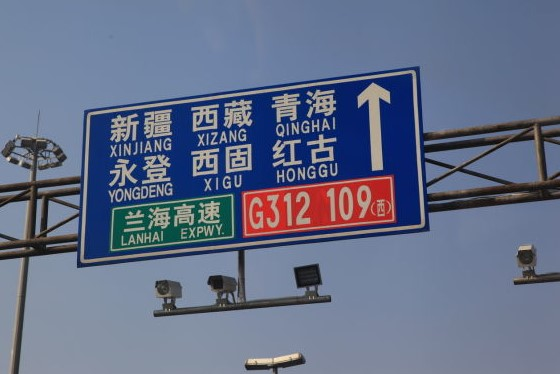
#> input picture Image Processing/lanzhou_road_sign.jpg, 560 x 374 px
$ jupyter execute '06-Feature detection.ipynb'
#> lines starting #> are read from the running program, lines starting #| are printed output that depends on the picture
## Point-based

Harris corner

[cell 1]
from matplotlib import pyplot as plt
import cv2
import numpy as np

#img01_source = cv2.imread('./chessboard.jpg') # read an image, you can change it to your own picture
img01_source = cv2.imread('./lanzhou_road_sign.jpg') # 5.jpg   4.jpg
#> img01_source is the input picture: shape (374, 560, 3); mean B, G, R 136.1, 110.5, 100.2
img01_source_RGB = cv2.cvtColor(img01_source, cv2.COLOR_BGR2RGB) # Change BGR format to RGB format
#Show
plt.imshow(img01_source_RGB) # plt.imshow(img01_source,cmap=None)
plt.title('img01_source_RGB')
plt.axis('off')
plt.show()

img01_gray = cv2.cvtColor (img01_source_RGB, cv2.COLOR_RGB2GRAY) # Convert RGB color image to gray scale image
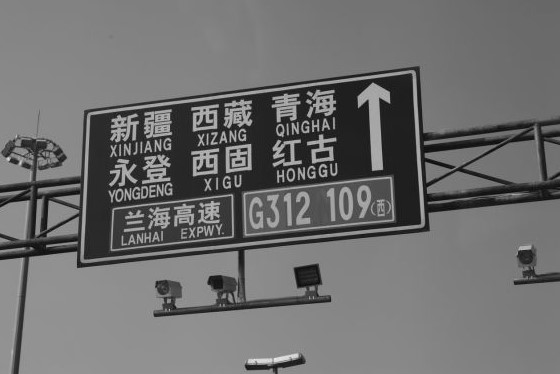
#> img01_gray: shape (374, 560); min 5, max 234, mean 110.3
#Show
plt.imshow(img01_gray,cmap=plt.cm.gray)
plt.title('img01_gray')
plt.axis('off')
plt.show()


img01_gray = np.float32(img01_gray)
dst = cv2.cornerHarris(img01_gray,2,3,0.04) # Harris corner
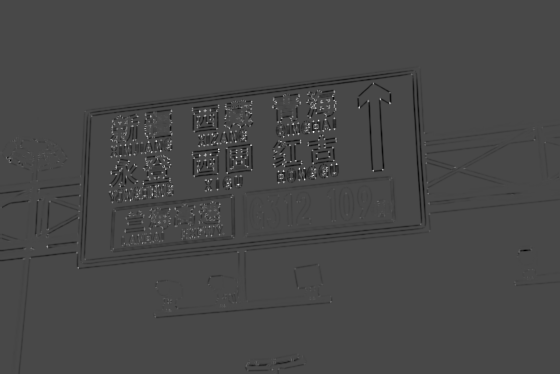
#> dst: shape (374, 560) float32; min -12811652, max 32507614, mean -153072.3; drawn with min black and max white
dst = cv2.dilate(dst, (),dst,(-1,-1,),3) # result is dilated for marking the corners, not important
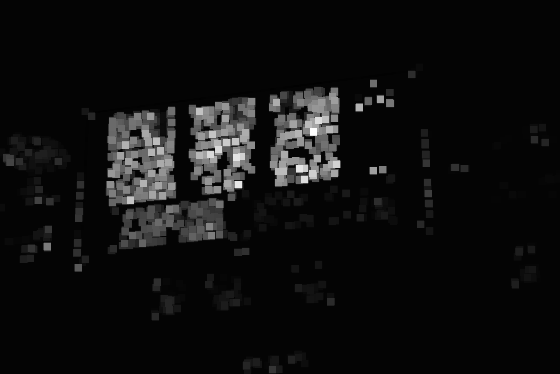
#> dst: shape (374, 560) float32; min -570939.3, max 32507614, mean 1448251.9; drawn with min black and max white
#Show
plt.imshow(dst,cmap=plt.cm.gray)
plt.title('img01_Harris')
plt.axis('off')
plt.show()

#Threshold for an optimal value, it may vary depending on the image
img01_source_RGB[dst>0.01*dst.max()]=[255,0,0] # Parameters
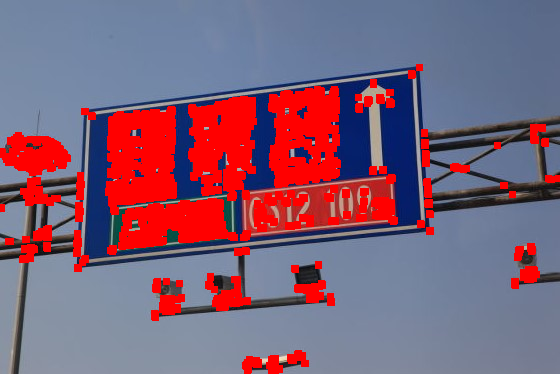
#> img01_source_RGB: shape (374, 560, 3); mean R, G, B 127.9, 95.3, 118
plt.show()
plt.imshow(img01_source_RGB)
plt.title('Point_harris')
plt.axis('off')
plt.show()
